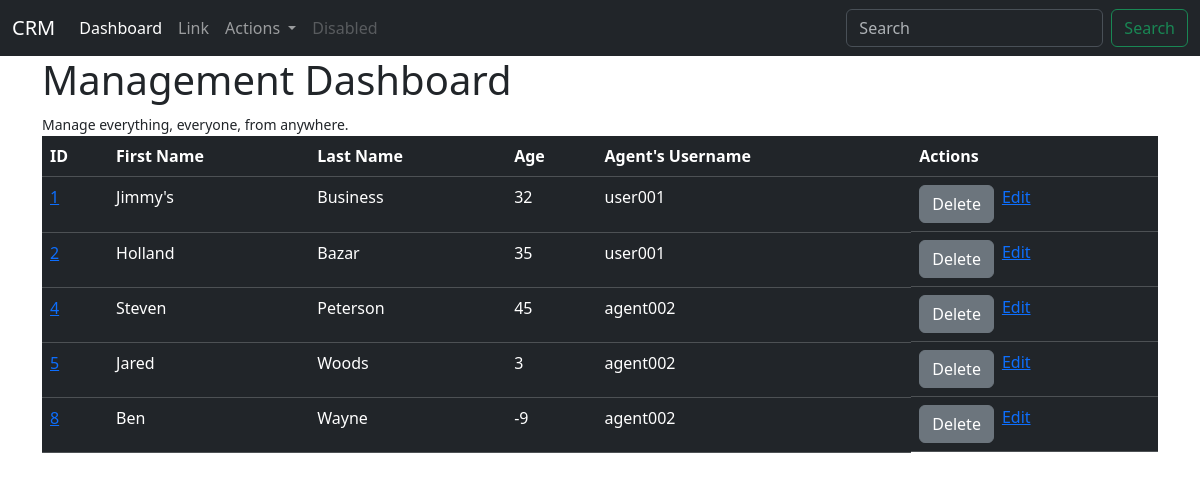
Screenshot of /leads/dashboard with the database file from the repository.
### leads/models.py (models this page shows)
class Lead(models.Model):
    firstname = models.CharField(max_length=100)
    lastname = models.CharField(max_length=100)
    age = models.IntegerField(default=0)
    agent = models.ForeignKey(Agent, on_delete=models.SET_NULL, null=True)

### agents/models.py (models this page shows)
class Agent(models.Model):
    agent = models.OneToOneField(User, on_delete=models.CASCADE)

class User(AbstractUser):
    pass

### leads/views.py (the view)
# urls.py: path("dashboard", dashboard, name="dashboard"),
def dashboard(request):
    leads = Lead.objects.all()
    return render(request, "leads/dashboard.html", {'leads': leads})

### leads/templates/leads/dashboard.html (shortened to what this page needs)
{% extends "layout.html" %}
{% block content %}
    <h1>Management Dashboard</h1>
    <small>Manage everything, everyone, from anywhere.</small>
    <table class="table table-dark">
        <thead>
            <tr>
                <th>ID</th>
                <th>First Name</th>
                <th>Last Name</th>
                <th>Age</th>
                <th>Agent's Username</th>
                <th>Actions</th>
            </tr>
        </thead>
        <tbody>
            {% for lead in leads %}
                <tr>
                    <td>
                        <a href="{% url 'leads:lead_details' lead.id %}">
                            {{ lead.id }}
                        </a>
                    </td>
                    <td>{{ lead.firstname }}</td>
                    <td>{{ lead.lastname }}</td>
                    <td>{{ lead.age }}</td>
                    <td>{{ lead.agent.agent.username }}</td>
                    <td class="d-flex gap-2">
                        <form action="{% url 'leads:delete_lead' %}" method="POST">
                            <button type="submit" class="btn btn-secondary"
                                data-bs-toggle="tooltip" data-bs-placement="top"
                                data-bs-custom-class="custom-tooltip"
                                data-bs-title="This top tooltip is themed via CSS variables.">
                                Delete
                            </button>
                        </form>
                        <a href="{% url 'leads:edit_lead' lead.id %}">Edit</a>
                    </td>
                </tr>
            {% endfor %}
        </tbody>
    </table>
{% endblock content %}

### templates/layout.html (shortened to what this page needs)
<!DOCTYPE html>
{% load static %}
<html lang="en">
<head>
    <link href="https://cdn.jsdelivr.net/npm/bootstrap@5.3.3/dist/css/bootstrap.min.css" rel="stylesheet">
</head>
<body>
    {% include 'components/navbar.html' %}
    <main class="container">
        {% block content %}
        {% endblock content %}
    </main>
</body>
</html>

### templates/components/navbar.html (shortened to what this page needs)
<nav class="navbar bg-dark navbar-expand-lg" data-bs-theme="dark">
  <div class="container-fluid">
    <a class="navbar-brand" href="/">CRM</a>
    <div class="collapse navbar-collapse" id="navbarSupportedContent">
      <ul class="navbar-nav me-auto mb-2 mb-lg-0">
        <li class="nav-item">
          <a class="nav-link active" aria-current="page" href="{% url 'leads:dashboard' %}">Dashboard</a>
        </li>
        <li class="nav-item">
          <a class="nav-link" href="#">Link</a>
        </li>
        <li class="nav-item dropdown">
          <a class="nav-link dropdown-toggle" href="#" role="button" data-bs-toggle="dropdown" aria-expanded="false">
            Actions
          </a>
        </li>
        <li class="nav-item">
          <a class="nav-link disabled" aria-disabled="true">Disabled</a>
        </li>
      </ul>
      <form class="d-flex" role="search">
        <input class="form-control me-2" type="search" placeholder="Search" aria-label="Search">
        <button class="btn btn-outline-success" type="submit">Search</button>
      </form>
    </div>
  </div>
</nav>

### rows the page displays
Lead: id "1", firstname "Jimmy's", lastname "Business", age "32", agent.agent.username "user001"
Lead: id "2", firstname "Holland", lastname "Bazar", age "35", agent.agent.username "user001"
Lead: id "4", firstname "Steven", lastname "Peterson", age "45", agent.agent.username "agent002"
Lead: id "5", firstname "Jared", lastname "Woods", age "3", agent.agent.username "agent002"
Lead: id "8", firstname "Ben", lastname "Wayne", age "-9", agent.agent.username "agent002"
